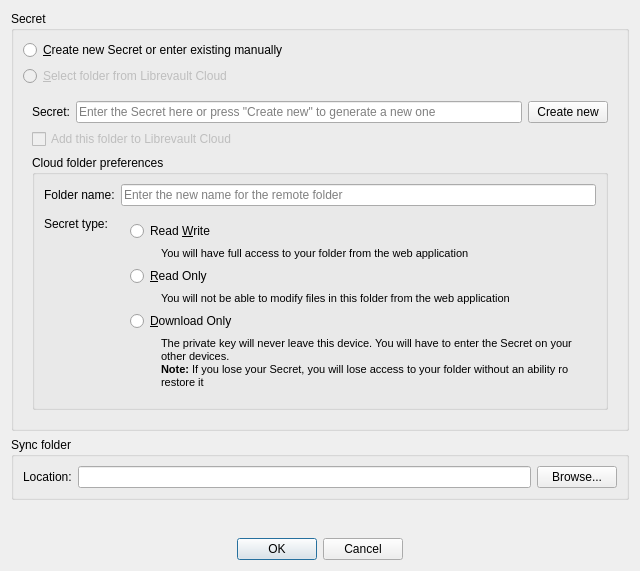
<?xml version="1.0" encoding="UTF-8"?>
<ui version="4.0">
 <class>AddFolder</class>
 <widget class="QDialog" name="AddFolder">
  <property name="windowModality">
   <enum>Qt::WindowModal</enum>
  </property>
  <property name="geometry">
   <rect>
    <x>0</x>
    <y>0</y>
    <width>640</width>
    <height>571</height>
   </rect>
  </property>
  <property name="sizePolicy">
   <sizepolicy hsizetype="Preferred" vsizetype="Preferred">
    <horstretch>0</horstretch>
    <verstretch>0</verstretch>
   </sizepolicy>
  </property>
  <property name="minimumSize">
   <size>
    <width>640</width>
    <height>0</height>
   </size>
  </property>
  <property name="windowTitle">
   <string>Add Folder</string>
  </property>
  <property name="windowIcon">
   <iconset resource="../../resources/mainwindow.qrc">
    <normaloff>:/branding/librevault_icon.svg</normaloff>:/branding/librevault_icon.svg</iconset>
  </property>
  <property name="modal">
   <bool>true</bool>
  </property>
  <layout class="QVBoxLayout" name="verticalLayout">
   <item>
    <widget class="QGroupBox" name="group_Secret">
     <property name="sizePolicy">
      <sizepolicy hsizetype="Preferred" vsizetype="Maximum">
       <horstretch>0</horstretch>
       <verstretch>0</verstretch>
      </sizepolicy>
     </property>
     <property name="title">
      <string>Secret</string>
     </property>
     <layout class="QVBoxLayout" name="verticalLayout_2">
      <item>
       <widget class="QRadioButton" name="radio_SecretManual">
        <property name="text">
         <string>&amp;Create new Secret or enter existing manually</string>
        </property>
       </widget>
      </item>
      <item>
       <widget class="QRadioButton" name="radio_SecretCloud">
        <property name="enabled">
         <bool>false</bool>
        </property>
        <property name="text">
         <string>&amp;Select folder from Librevault Cloud</string>
        </property>
       </widget>
      </item>
      <item>
       <widget class="QStackedWidget" name="stackedWidget">
        <property name="sizePolicy">
         <sizepolicy hsizetype="Preferred" vsizetype="Preferred">
          <horstretch>0</horstretch>
          <verstretch>0</verstretch>
         </sizepolicy>
        </property>
        <property name="currentIndex">
         <number>0</number>
        </property>
        <widget class="QWidget" name="page_Manual">
         <layout class="QGridLayout" name="gridLayout">
          <item row="1" column="0" colspan="3">
           <layout class="QGridLayout" name="layout_ManualAddCloud">
            <item row="0" column="0">
             <widget class="QCheckBox" name="box_AddToCloud">
              <property name="enabled">
               <bool>false</bool>
              </property>
              <property name="text">
               <string>Add this folder to Librevault Cloud</string>
              </property>
             </widget>
            </item>
            <item row="1" column="0">
             <widget class="QGroupBox" name="group_AddToCloud">
              <property name="title">
               <string>Cloud folder preferences</string>
              </property>
              <layout class="QFormLayout" name="formLayout">
               <item row="0" column="0">
                <widget class="QLabel" name="label_2">
                 <property name="text">
                  <string>Folder name:</string>
                 </property>
                </widget>
               </item>
               <item row="0" column="1">
                <widget class="QLineEdit" name="line_AddToCloudName">
                 <property name="placeholderText">
                  <string>Enter the new name for the remote folder</string>
                 </property>
                </widget>
               </item>
               <item row="1" column="0">
                <widget class="QLabel" name="label_3">
                 <property name="text">
                  <string>Secret type:</string>
                 </property>
                </widget>
               </item>
               <item row="1" column="1">
                <widget class="QWidget" name="widget" native="true">
                 <property name="sizePolicy">
                  <sizepolicy hsizetype="MinimumExpanding" vsizetype="Expanding">
                   <horstretch>0</horstretch>
                   <verstretch>0</verstretch>
                  </sizepolicy>
                 </property>
                 <layout class="QGridLayout" name="gridLayout_4">
                  <item row="1" column="1">
                   <widget class="QLabel" name="label_4">
                    <property name="sizePolicy">
                     <sizepolicy hsizetype="MinimumExpanding" vsizetype="Preferred">
                      <horstretch>0</horstretch>
                      <verstretch>0</verstretch>
                     </sizepolicy>
                    </property>
                    <property name="text">
                     <string>&lt;html&gt;&lt;head/&gt;&lt;body&gt;&lt;p&gt;&lt;span style=&quot; font-size:8pt;&quot;&gt;You will have full access to your folder from the web application&lt;/span&gt;&lt;/p&gt;&lt;/body&gt;&lt;/html&gt;</string>
                    </property>
                    <property name="wordWrap">
                     <bool>true</bool>
                    </property>
                   </widget>
                  </item>
                  <item row="2" column="0" colspan="2">
                   <widget class="QRadioButton" name="radio_RO">
                    <property name="text">
                     <string>&amp;Read Only</string>
                    </property>
                   </widget>
                  </item>
                  <item row="4" column="0" colspan="2">
                   <widget class="QRadioButton" name="radio_DO">
                    <property name="text">
                     <string>&amp;Download Only</string>
                    </property>
                   </widget>
                  </item>
                  <item row="0" column="0" colspan="2">
                   <widget class="QRadioButton" name="radio_RW">
                    <property name="text">
                     <string>Read &amp;Write</string>
                    </property>
                   </widget>
                  </item>
                  <item row="1" column="0">
                   <spacer name="horizontalSpacer">
                    <property name="orientation">
                     <enum>Qt::Horizontal</enum>
                    </property>
                    <property name="sizeType">
                     <enum>QSizePolicy::Fixed</enum>
                    </property>
                    <property name="sizeHint" stdset="0">
                     <size>
                      <width>25</width>
                      <height>5</height>
                     </size>
                    </property>
                   </spacer>
                  </item>
                  <item row="3" column="1">
                   <widget class="QLabel" name="label_5">
                    <property name="sizePolicy">
                     <sizepolicy hsizetype="MinimumExpanding" vsizetype="Preferred">
                      <horstretch>0</horstretch>
                      <verstretch>0</verstretch>
                     </sizepolicy>
                    </property>
                    <property name="text">
                     <string>&lt;html&gt;&lt;head/&gt;&lt;body&gt;&lt;p&gt;&lt;span style=&quot; font-size:8pt;&quot;&gt;You will not be able to modify files in this folder from the web application&lt;/span&gt;&lt;/p&gt;&lt;/body&gt;&lt;/html&gt;</string>
                    </property>
                    <property name="wordWrap">
                     <bool>true</bool>
                    </property>
                   </widget>
                  </item>
                  <item row="5" column="1">
                   <widget class="QLabel" name="label_6">
                    <property name="sizePolicy">
                     <sizepolicy hsizetype="MinimumExpanding" vsizetype="Preferred">
                      <horstretch>0</horstretch>
                      <verstretch>0</verstretch>
                     </sizepolicy>
                    </property>
                    <property name="text">
                     <string>&lt;html&gt;&lt;head/&gt;&lt;body&gt;&lt;p&gt;&lt;span style=&quot; font-size:8pt;&quot;&gt;The private key will never leave this device. You will have to enter the Secret on your other devices.&lt;br/&gt;&lt;/span&gt;&lt;span style=&quot; font-size:8pt; font-weight:600;&quot;&gt;Note:&lt;/span&gt;&lt;span style=&quot; font-size:8pt;&quot;&gt; If you lose your Secret, you will lose access to your folder without an ability ro restore it&lt;/span&gt;&lt;/p&gt;&lt;/body&gt;&lt;/html&gt;</string>
                    </property>
                    <property name="wordWrap">
                     <bool>true</bool>
                    </property>
                   </widget>
                  </item>
                 </layout>
                </widget>
               </item>
              </layout>
             </widget>
            </item>
           </layout>
          </item>
          <item row="0" column="0">
           <widget class="QLabel" name="label">
            <property name="text">
             <string>Secret:</string>
            </property>
           </widget>
          </item>
          <item row="0" column="1">
           <widget class="QLineEdit" name="line_Secret">
            <property name="placeholderText">
             <string>Enter the Secret here or press &quot;Create new&quot; to generate a new one</string>
            </property>
           </widget>
          </item>
          <item row="0" column="2">
           <widget class="QPushButton" name="button_CreateSecret">
            <property name="text">
             <string>Create new</string>
            </property>
           </widget>
          </item>
         </layout>
        </widget>
        <widget class="QWidget" name="page_Cloud"/>
       </widget>
      </item>
     </layout>
    </widget>
   </item>
   <item>
    <widget class="QGroupBox" name="group_Folder">
     <property name="sizePolicy">
      <sizepolicy hsizetype="Preferred" vsizetype="Maximum">
       <horstretch>0</horstretch>
       <verstretch>0</verstretch>
      </sizepolicy>
     </property>
     <property name="title">
      <string>Sync folder</string>
     </property>
     <layout class="QHBoxLayout" name="horizontalLayout">
      <item>
       <widget class="QLabel" name="label_7">
        <property name="text">
         <string>Location:</string>
        </property>
       </widget>
      </item>
      <item>
       <widget class="QLineEdit" name="line_Folder"/>
      </item>
      <item>
       <widget class="QPushButton" name="button_Browse">
        <property name="text">
         <string>Browse...</string>
        </property>
       </widget>
      </item>
     </layout>
    </widget>
   </item>
   <item>
    <spacer name="verticalSpacer_2">
     <property name="orientation">
      <enum>Qt::Vertical</enum>
     </property>
     <property name="sizeType">
      <enum>QSizePolicy::Expanding</enum>
     </property>
     <property name="sizeHint" stdset="0">
      <size>
       <width>0</width>
       <height>0</height>
      </size>
     </property>
    </spacer>
   </item>
   <item>
    <spacer name="verticalSpacer">
     <property name="orientation">
      <enum>Qt::Vertical</enum>
     </property>
     <property name="sizeType">
      <enum>QSizePolicy::Fixed</enum>
     </property>
     <property name="sizeHint" stdset="0">
      <size>
       <width>20</width>
       <height>0</height>
      </size>
     </property>
    </spacer>
   </item>
   <item>
    <widget class="QDialogButtonBox" name="buttonBox">
     <property name="orientation">
      <enum>Qt::Horizontal</enum>
     </property>
     <property name="standardButtons">
      <set>QDialogButtonBox::Cancel|QDialogButtonBox::Ok</set>
     </property>
     <property name="centerButtons">
      <bool>true</bool>
     </property>
    </widget>
   </item>
  </layout>
 </widget>
 <resources>
  <include location="../../resources/mainwindow.qrc"/>
  <include location="../../resources/linux.qrc"/>
 </resources>
 <connections>
  <connection>
   <sender>buttonBox</sender>
   <signal>accepted()</signal>
   <receiver>AddFolder</receiver>
   <slot>accept()</slot>
   <hints>
    <hint type="sourcelabel">
     <x>224</x>
     <y>524</y>
    </hint>
    <hint type="destinationlabel">
     <x>157</x>
     <y>274</y>
    </hint>
   </hints>
  </connection>
  <connection>
   <sender>buttonBox</sender>
   <signal>rejected()</signal>
   <receiver>AddFolder</receiver>
   <slot>reject()</slot>
   <hints>
    <hint type="sourcelabel">
     <x>292</x>
     <y>530</y>
    </hint>
    <hint type="destinationlabel">
     <x>286</x>
     <y>274</y>
    </hint>
   </hints>
  </connection>
  <connection>
   <sender>box_AddToCloud</sender>
   <signal>toggled(bool)</signal>
   <receiver>group_AddToCloud</receiver>
   <slot>setVisible(bool)</slot>
   <hints>
    <hint type="sourcelabel">
     <x>70</x>
     <y>152</y>
    </hint>
    <hint type="destinationlabel">
     <x>73</x>
     <y>190</y>
    </hint>
   </hints>
  </connection>
 </connections>
</ui>
